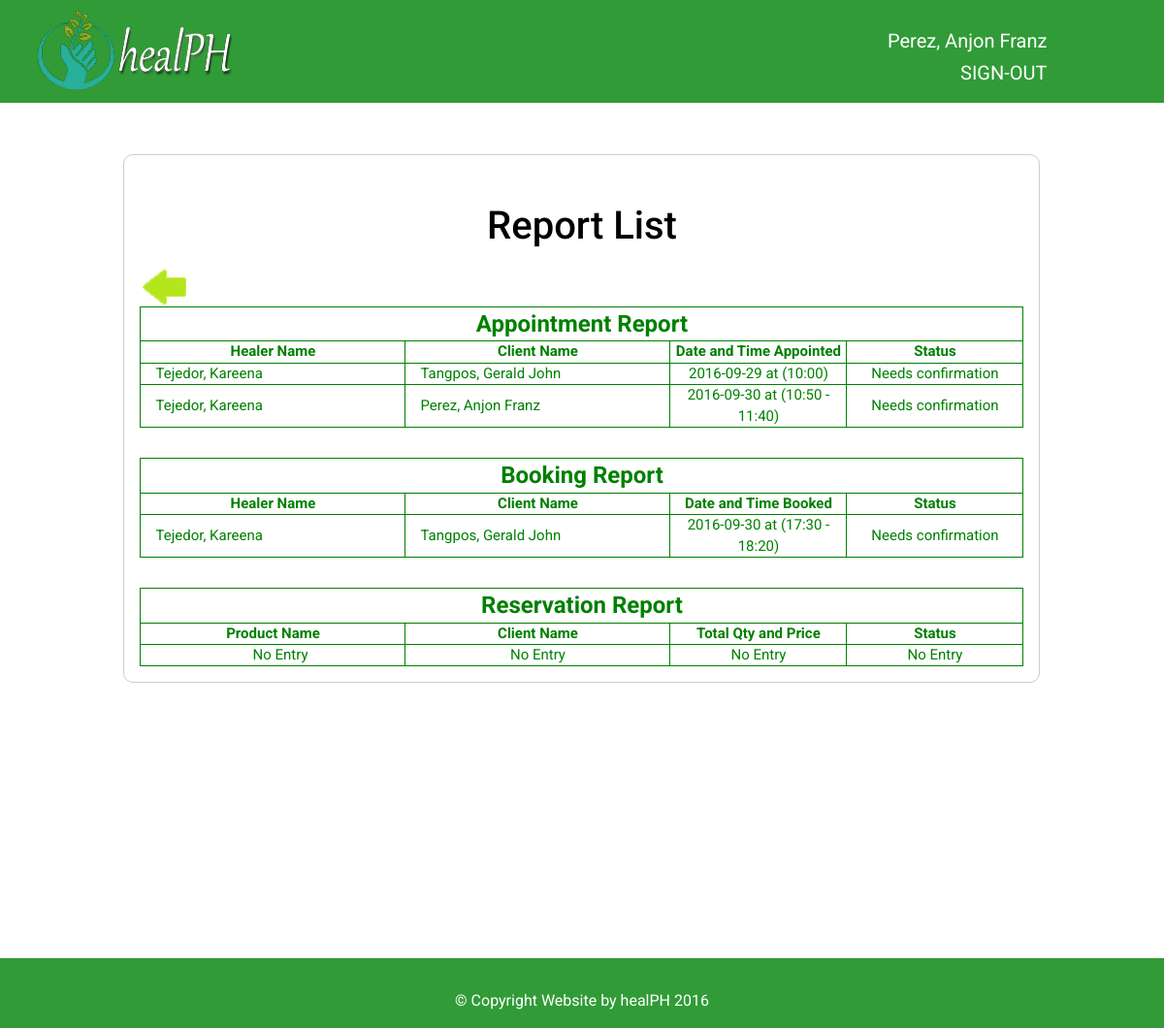
Page /adminPages/viewreport.php (signed in) on the committed database.
### tables this page shows
CREATE TABLE IF NOT EXISTS `appointment` (
  `APPOINTMENT_ID` int(11) NOT NULL AUTO_INCREMENT,
  `HEALER_ID` int(11) NOT NULL,
  `DATEADDED` varchar(30) NOT NULL,
  `CLIENT_ID` int(11) NOT NULL,
  `APPOINTEDDATE` varchar(30) NOT NULL,
  `APPOINTEDTIME` varchar(20) NOT NULL,
  `FEEDBACK` varchar(3000) NOT NULL,
  `STATUS` varchar(100) NOT NULL DEFAULT 'ACTIVE',
  `DATECONFIRMED` varchar(20) NOT NULL,
  PRIMARY KEY (`APPOINTMENT_ID`)
);

CREATE TABLE IF NOT EXISTS `healer` (
  `HEALER_ID` int(11) NOT NULL AUTO_INCREMENT,
  `ACCT_ID` int(11) NOT NULL,
  `FIRSTNAME` varchar(30) NOT NULL,
  `LASTNAME` varchar(30) NOT NULL,
  `ADDRESS` varchar(200) NOT NULL,
  `CONTACT` varchar(30) NOT NULL,
  `EMAIL_ADDRESS` varchar(45) NOT NULL,
  `LATITUDE` varchar(50) NOT NULL,
  `LONGITUDE` varchar(50) NOT NULL,
  `DETAILS` varchar(1000) NOT NULL,
  `SUBEXPIRY` varchar(20) NOT NULL,
  `PICTURE` varchar(50) NOT NULL DEFAULT 'face.jpg',
  `CLINICDAYS` varchar(200) NOT NULL,
  `CLINICHOURS` varchar(20) NOT NULL,
  `DAILYLIMIT` int(11) NOT NULL,
  `RATE` decimal(5,1) NOT NULL,
  `STATUS` varchar(15) NOT NULL DEFAULT 'UNCONFIRMED',
  PRIMARY KEY (`HEALER_ID`)
);

CREATE TABLE IF NOT EXISTS `client` (
  `CLIENT_ID` int(11) NOT NULL AUTO_INCREMENT,
  `ACCT_ID` int(11) NOT NULL,
  `FIRSTNAME` varchar(30) NOT NULL,
  `LASTNAME` varchar(30) NOT NULL,
  `ADDRESS` varchar(60) NOT NULL,
  `EMAIL_ADDRESS` varchar(30) NOT NULL,
  `MOBILE` varchar(15) NOT NULL,
  `PICTURE` varchar(50) NOT NULL DEFAULT 'face.jpg',
  `STATUS` varchar(20) NOT NULL DEFAULT 'ACTIVE',
  PRIMARY KEY (`CLIENT_ID`)
);

CREATE TABLE IF NOT EXISTS `booking` (
  `BOOKING_ID` int(11) NOT NULL AUTO_INCREMENT,
  `CLIENT_ID` int(11) NOT NULL,
  `HEALER_ID` int(11) NOT NULL,
  `SERVICE_ID` int(11) NOT NULL,
  `DATEADDED` varchar(20) NOT NULL,
  `BOOKINGDATE` varchar(20) NOT NULL,
  `BOOKINGTIME` varchar(20) NOT NULL,
  `FEEDBACK` varchar(3000) NOT NULL,
  `STATUS` varchar(15) NOT NULL DEFAULT 'ACTIVE',
  `DATECONFIRMED` varchar(20) NOT NULL,
  PRIMARY KEY (`BOOKING_ID`)
);

### queries/reportlist.php (the view, shortened to what this page needs)
<?php
	include 'connection.php';
		?>
		<table style="width: 100%; border: 1px solid green; font-size: 15px; padding: 3px;" column="4">
			<tr style="width: 100%; border: 1px solid green;">
				<th style="width: 40%; border: 1px solid green; text-align: center;" colspan="4">
					<span style="font-size: 24px;">Appointment Report</span>
				</th>
			</tr>
			<tr style="width: 100%; border: 1px solid green;">
				<th style="width: 30%; border: 1px solid green; text-align: center;">
					Healer Name
				</th>
				<th style="width: 30%; border: 1px solid green; text-align: center;">
					Client Name
				</th>
				<th style="width: 20%; border: 1px solid green; text-align: center;">
					Date and Time Appointed
				</th>
				<th style="width: 20%; border: 1px solid green; text-align: center;">
					Status
				</th>
			</tr>
		<?php
		$sql = "SELECT H.LASTNAME as HLASTNAME, H.FIRSTNAME as HFIRSTNAME, H.SUBEXPIRY, H.HEALER_ID, H.ACCT_ID, A.HEALER_ID, A.STATUS, A.CLIENT_ID, A.APPOINTEDDATE, A.APPOINTEDTIME, C.ACCT_ID, C.FIRSTNAME as CFIRSTNAME, C.LASTNAME as CLASTNAME FROM healer as H INNER JOIN appointment AS A ON H.ACCT_ID = A.HEALER_ID INNER JOIN client as C ON A.CLIENT_ID = C.ACCT_ID ORDER BY APPOINTEDDATE AND APPOINTEDTIME";
		$retrieve = $conn->query($sql)->fetchAll();
		if($retrieve) {
			foreach($retrieve as $row) {
				$hlastname = $row['HLASTNAME'];
				$hfirstname = $row['HFIRSTNAME'];
				$clastname = $row['CLASTNAME'];
				$cfirstname = $row['CFIRSTNAME'];
				$dateappointed = $row['APPOINTEDDATE'];
				$timeappointed = $row['APPOINTEDTIME'];
				$status = $row['STATUS'];
				if($status == 'ACTIVE') {
					$status = "Needs confirmation";
				}
				else {
					$status = "Confirmed";
				}
				?>
					<tr style="width:100%">
						<td style="width:30%; border: 1px solid green; text-align:left; padding-left: 15px;"><?php echo $hlastname. ", " .$hfirstname; ?></td>
						<td style="width:30%; border: 1px solid green; text-align:left; padding-left: 15px;"><?php echo $clastname. ", " .$cfirstname; ?></td>
						<td style="width:20%; border: 1px solid green; text-align:center;"><?php echo $dateappointed. " at (" .$timeappointed. ")" ?></td>
						<td style="width:20%; border: 1px solid green; text-align:center;"><?php echo $status; ?></td>
					</tr>
				<?php
			}
		}
		?>
		</table>
		<br />
		<table style="width: 100%; border: 1px solid green; font-size: 15px; padding: 3px;" column="4">
			<tr style="width: 100%; border: 1px solid green;">
				<th style="width: 40%; border: 1px solid green; text-align: center;" colspan="4">
					<span style="font-size: 24px;">Booking Report</span>
				</th>
			</tr>
			<tr style="width: 100%; border: 1px solid green;">
				<th style="width: 30%; border: 1px solid green; text-align: center;">
					Healer Name
				</th>
				<th style="width: 30%; border: 1px solid green; text-align: center;">
					Client Name
				</th>
				<th style="width: 20%; border: 1px solid green; text-align: center;">
					Date and Time Booked
				</th>
				<th style="width: 20%; border: 1px solid green; text-align: center;">
					Status
				</th>
			</tr>
		<?php
		$sql = "SELECT H.LASTNAME as HLASTNAME, H.FIRSTNAME as HFIRSTNAME, H.SUBEXPIRY, H.HEALER_ID, H.ACCT_ID, B.HEALER_ID, B.STATUS, B.CLIENT_ID, B.BOOKINGDATE, B.BOOKINGTIME, C.ACCT_ID, C.FIRSTNAME as CFIRSTNAME, C.LASTNAME as CLASTNAME FROM healer as H INNER JOIN booking AS B ON H.ACCT_ID = B.HEALER_ID INNER JOIN client as C ON B.CLIENT_ID = C.ACCT_ID ORDER BY BOOKINGDATE AND BOOKINGTIME";
		$retrieve = $conn->query($sql)->fetchAll();
		if($retrieve) {
			foreach($retrieve as $row) {
				$hlastname = $row['HLASTNAME'];
				$hfirstname = $row['HFIRSTNAME'];
				$clastname = $row['CLASTNAME'];
				$cfirstname = $row['CFIRSTNAME'];
				$bookingdate = $row['BOOKINGDATE'];
				$bookingtime = $row['BOOKINGTIME'];
				$status = $row['STATUS'];
				if($status == 'ACTIVE') {
					$status = "Needs confirmation";
				}
				else {
					$status = "Confirmed";
				}
				?>
					<tr style="width:100%">
						<td style="width:30%; border: 1px solid green; text-align:left; padding-left: 15px;"><?php echo $hlastname. ", " .$hfirstname; ?></td>
						<td style="width:30%; border: 1px solid green; text-align:left; padding-left: 15px;"><?php echo $clastname. ", " .$cfirstname; ?></td>
						<td style="width:20%; border: 1px solid green; text-align:center;"><?php echo $bookingdate. " at (" .$bookingtime. ")" ?></td>
						<td style="width:20%; border: 1px solid green; text-align:center;"><?php echo $status; ?></td>
					</tr>
				<?php
			}
		}
		?>
		</table>
		<br />
		<table style="width: 100%; border: 1px solid green; font-size: 15px; padding: 3px;" column="4">
			<tr style="width: 100%; border: 1px solid green;">
				<th style="width: 40%; border: 1px solid green; text-align: center;" colspan="4">
					<span style="font-size: 24px;">Reservation Report</span>
				</th>
			</tr>
			<tr style="width: 100%; border: 1px solid green;">
				<th style="width: 30%; border: 1px solid green; text-align: center;">
					Product Name
				</th>
				<th style="width: 30%; border: 1px solid green; text-align: center;">
					Client Name
				</th>
				<th style="width: 20%; border: 1px solid green; text-align: center;">
					Total Qty and Price
				</th>
				<th style="width: 20%; border: 1px solid green; text-align: center;">
					Status
				</th>
			</tr>
		<?php
		$sql = "SELECT P.PRODUCT_ID, P.NAME, R.PRODUCT_ID, R.CLIENT_ID, R.PROD_QTY, R.PRICE, R.DATEADDED, R.STATUS, C.FIRSTNAME, C.LASTNAME, C.ACCT_ID FROM product as P INNER JOIN reservation as R ON P.PRODUCT_ID = R.PRODUCT_ID INNER JOIN client as C ON C.ACCT_ID = R.CLIENT_ID ORDER BY R.DATEADDED";
		$retrieve = $conn->query($sql)->fetchAll();
		if($retrieve) {
			foreach($retrieve as $row) {
				$prodname = $row['NAME'];
				$clastname = $row['LASTNAME'];
				$cfirstname = $row['FIRSTNAME'];
				$qty = $row['PROD_QTY'];
				$price = $row['PRICE'];
				$status = $row['STATUS'];
				if($status == 'ACTIVE') {
					$status = "Needs confirmation";
				}
				else {
					$status = "Confirmed";
				}
				?>
					<tr style="width:100%">
						<td style="width:30%; border: 1px solid green; text-align:left; padding-left: 15px;"><?php echo $prodname; ?></td>
						<td style="width:30%; border: 1px solid green; text-align:left; padding-left: 15px;"><?php echo $clastname. ", " .$cfirstname; ?></td>
						<td style="width:20%; border: 1px solid green; text-align:center;"><?php echo $qty. " at (P" .$price. ")" ?></td>
						<td style="width:20%; border: 1px solid green; text-align:center;"><?php echo $status; ?></td>
					</tr>
				<?php
			}
		}
		else {
				?>
					<tr style="width:100%">
						<td style="width:30%; border: 1px solid green; text-align:center; padding-left: 15px;">No Entry</td>
						<td style="width:30%; border: 1px solid green; text-align:center;">No Entry</td>
						<td style="width:20%; border: 1px solid green; text-align:center;">No Entry</td>
						<td style="width:20%; border: 1px solid green; text-align:center;">No Entry</td>
					</tr>
				<?php
		}
		?>
		</table>

### rows in the picture
appointment: healer.LASTNAME "Tejedor", healer.FIRSTNAME "Kareena", client.LASTNAME "Tangpos", client.FIRSTNAME "Gerald John", APPOINTEDDATE "2016-09-29", APPOINTEDTIME "10:00", STATUS "Needs confirmation"
appointment: healer.LASTNAME "Tejedor", healer.FIRSTNAME "Kareena", client.LASTNAME "Perez", client.FIRSTNAME "Anjon Franz", APPOINTEDDATE "2016-09-30", APPOINTEDTIME "10:50 - 11:40", STATUS "Needs confirmation"
booking: healer.LASTNAME "Tejedor", healer.FIRSTNAME "Kareena", client.LASTNAME "Tangpos", client.FIRSTNAME "Gerald John", BOOKINGDATE "2016-09-30", BOOKINGTIME "17:30 - 18:20", STATUS "Needs confirmation"

### other values in the picture
$_SESSION['NAME'] "Perez, Anjon Franz"
